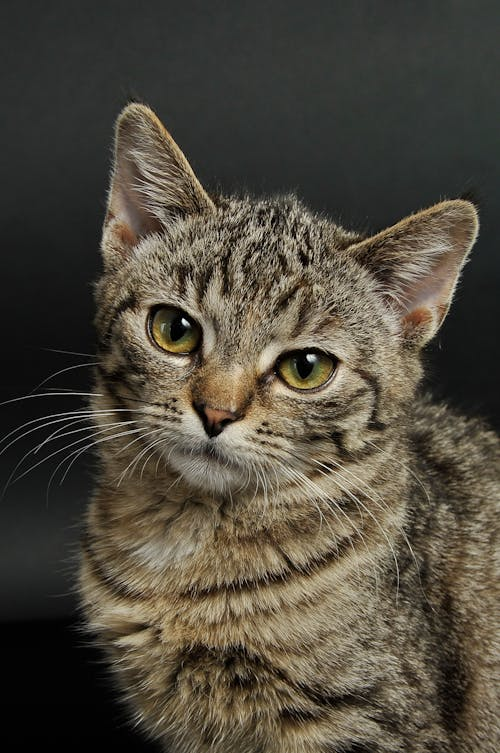
#> input picture Image_Processing/Home_work/cat.jpeg, 500 x 753 px, found by its file name
$ python i5.py
#> lines starting #> are read from the running program, lines starting #| are printed output that depends on the picture
import cv2
import numpy as np

img = cv2.imread("cat.jpeg")
#> img is the input picture: shape (753, 500, 3); mean B, G, R 61, 73, 79
# Obtain the dimensions of the image array
# using the shape method
(row, col) = img.shape[0:2]
#> row = 753; col = 500
# Take the average of pixel values of the BGR Channels
# to convert the colored image to grayscale image
for i in range(row):
    for j in range(col):
# Find the average of the BGR pixel values
      img[i,j] = sum(img[i, j]) * 0.80
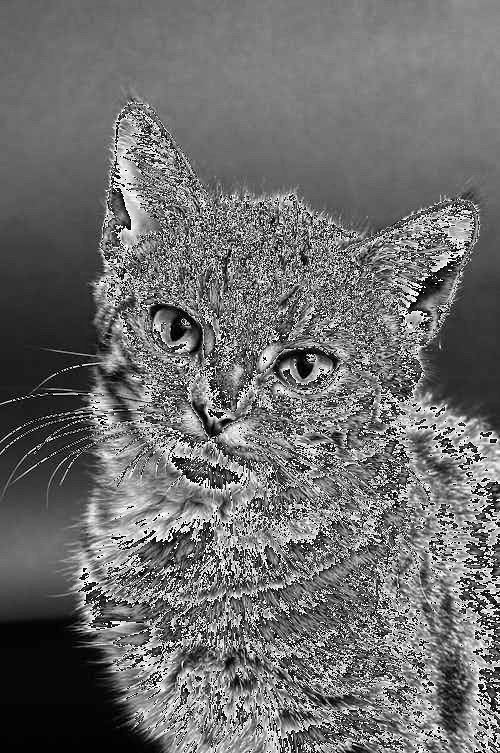
#> img: shape (753, 500, 3); min 0, max 255, mean 109.9
cv2.imshow('Grayscale Image', img)
cv2.waitKey(0)
# Window shown waits for any key pressing event
cv2.destroyAllWindows()
